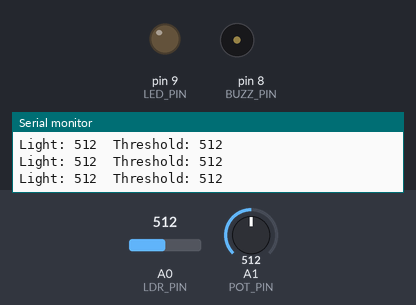
The sketch below on a simulated Arduino Uno, built with avr-gcc and run on an emulated ATmega328P. Shown: output pins drawn as LEDs (lit = HIGH), buzzer (waves = sounding, pin HIGH), the last lines printed to the serial monitor. The inputs (shaded band) are chosen by the test bench; at power-on: A1 (POT_PIN) = 512, A0 (LDR_PIN) = 512.

Above: at 1.2 s.
1.3 s: A1 (POT_PIN) set to 521
At 1.8 s:
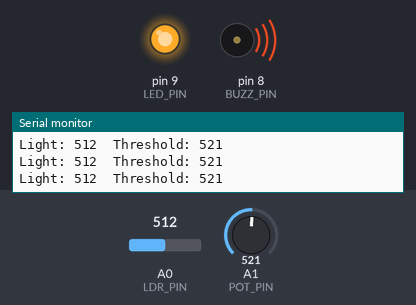
2.8 s: A1 (POT_PIN) set to 511
At 3.4 s:
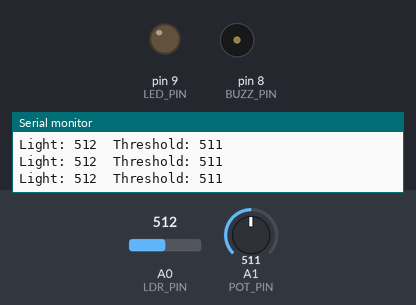
4.3 s: A1 (POT_PIN) set to 716
At 4.9 s:
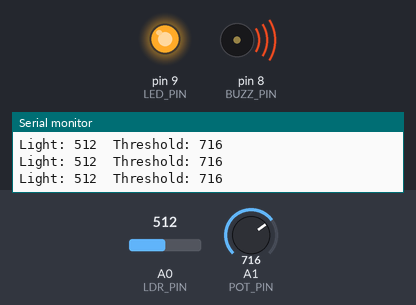
Timing chart, 0 to 7.3 s (numbered marks = the images above; inputs shaded):
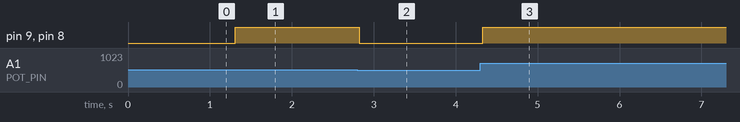

The sketch:

lab8_automatic_light.ino
```cpp
const int LDR_PIN = A0;
const int POT_PIN = A1;
const int LED_PIN = 9;
const int BUZZ_PIN = 8;

void setup() {
  pinMode(LED_PIN, OUTPUT);
  pinMode(BUZZ_PIN, OUTPUT);
  pinMode(LDR_PIN, INPUT);
  pinMode(POT_PIN, INPUT);
  Serial.begin(9600);
}

void loop() {
  int light = analogRead(LDR_PIN);
  int threshold = analogRead(POT_PIN);

  Serial.print("Light: ");
  Serial.print(light);
  Serial.print("  Threshold: ");
  Serial.println(threshold);

  if (light < threshold) {
    digitalWrite(LED_PIN, HIGH);
    digitalWrite(BUZZ_PIN, HIGH);

  } else {
    digitalWrite(LED_PIN, LOW);
    digitalWrite(BUZZ_PIN, LOW);
  }

  delay(100);
}
```

Measured:
- the behaviour switches between 512 and 513 on A1 (POT_PIN) (found by bisection; images 0 and 1)
- after the input at 1.3 s, pin 9 (LED_PIN), pin 8 (BUZZ_PIN): LOW → HIGH at once
- after the input at 2.8 s, pin 9 (LED_PIN), pin 8 (BUZZ_PIN): HIGH → LOW at once
- after the input at 4.3 s, pin 9 (LED_PIN), pin 8 (BUZZ_PIN): LOW → HIGH at once
